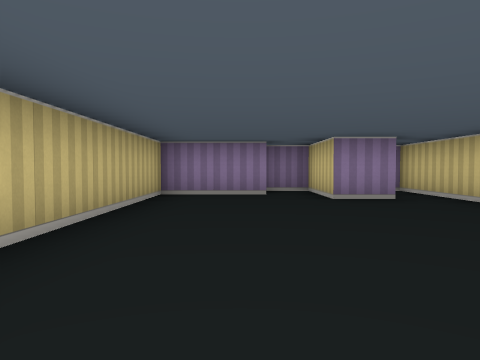
[1] (above)

16 first-person views from a walk through a cub3D level. The camera is about half as high as the walls, tilts 2° down and sees 70° across. The floor is counted in squares. Each view is taken from the middle of a square. On the plan, view 1 faces up. The plan holds only what a view shows up to about 9 squares ahead; the rest is blank.

[2]
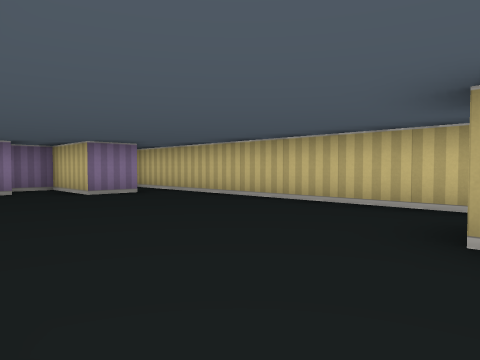

[3]
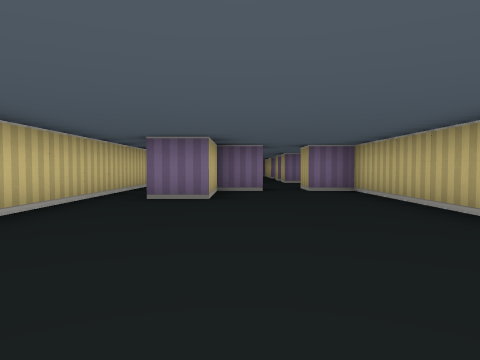

[4]
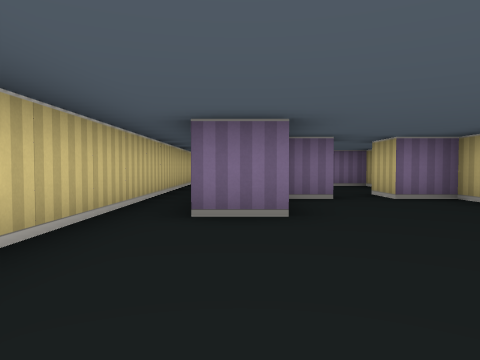

[5]
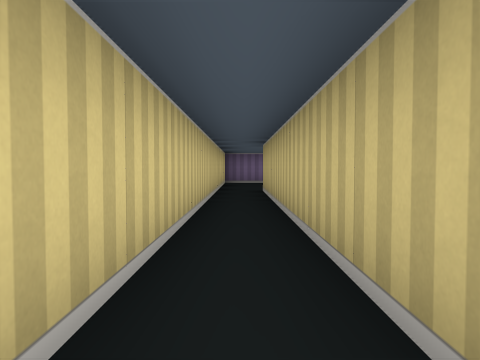

[6]
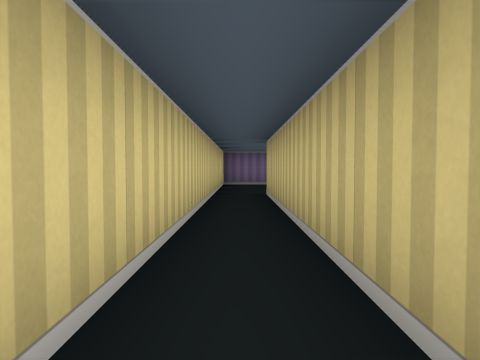

[7]
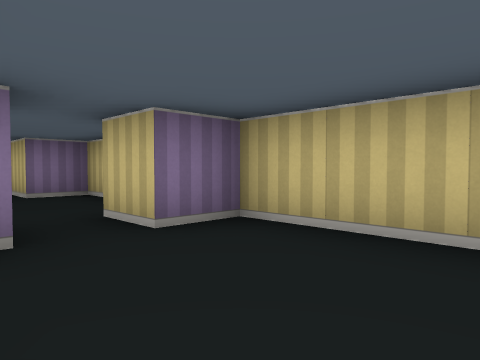

[8]
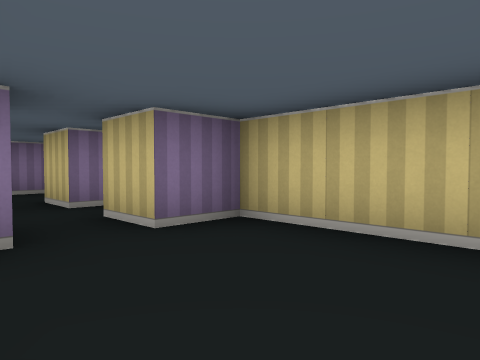

[9]
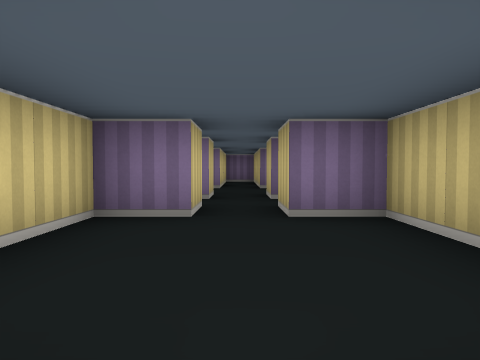

[10]
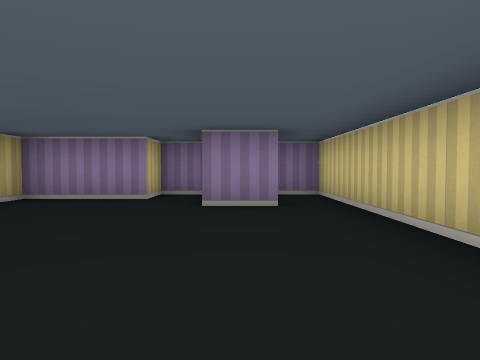

[11]
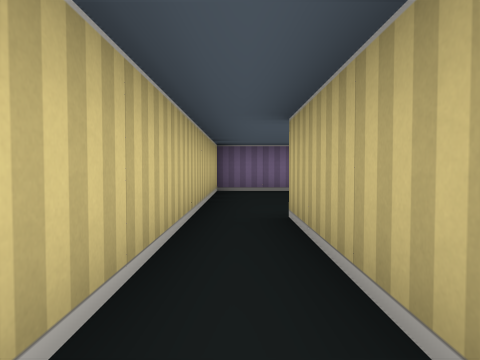

[12]
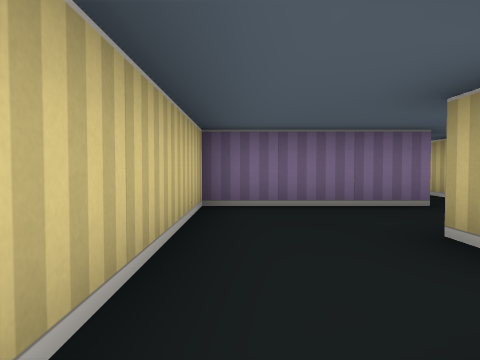

[13]
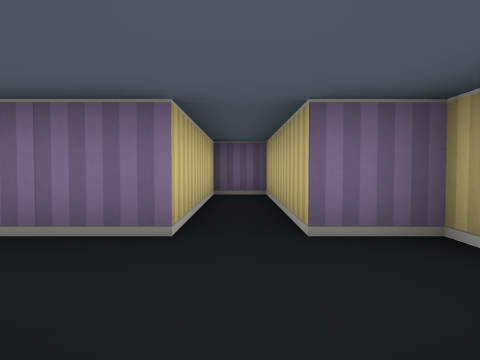

[14]
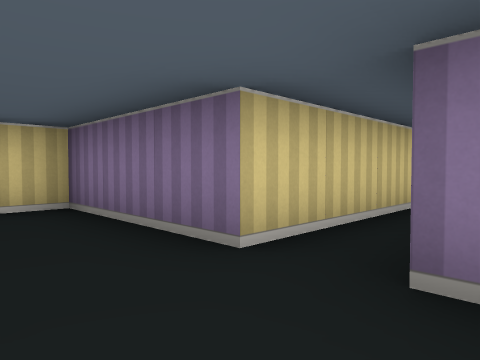

[15]
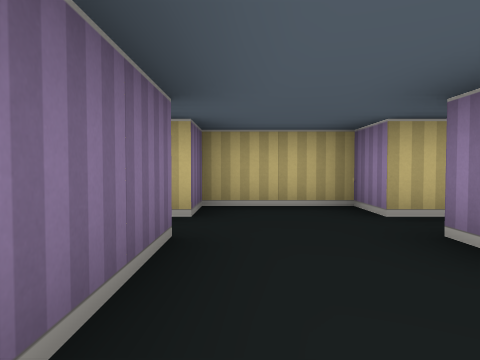

[16]
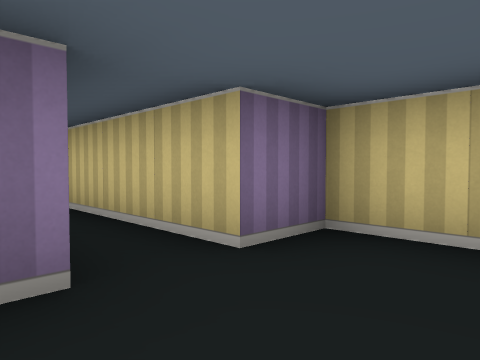

### Floor plan
Points are (right, up) in squares from view 1. A wall is a line through its corners. A room is listed if a view was taken in it or the views show most of it. See-through windows are left out.
Room 1 (views 1, 2, 3, 4, 5, 6, 7, 9, 10, 11, 12)
walls: (0.4, -2.5) (1.5, -2.5) (1.5, -0.5) (2.5, -0.5) (2.5, -7.5); (2.6, 5.5) (1.5, 5.5) (1.5, 7.5) (0.5, 7.5) (0.5, 6.5) (-1.5, 6.5) (-1.5, -2.5) (-0.5, -2.5) (-0.5, -3.5); (3.5, -7.5) (3.5, 7.5) (2.6, 7.5)
ways out: opening at (0, -3) to room 2; opening at (3, -8) to room 3
Room 2 (view 8)
walls: (0.5, -6.5) (1.5, -6.5) (1.5, -5.1); (-1.5, -4.4) (-1.5, -6.5) (-0.5, -6.5)
ways out: opening at (0, -3) to room 1; opening at (0, -7) to room 3
Room 3 (views 13, 14, 15, 16)
walls: (0.5, -9.5) (0.5, -8.5); (-1, -8.5) (-0.5, -8.5) (-0.5, -9.5) (-1.5, -9.5) (-1.5, -11.5) (-0.5, -11.5) (-0.5, -15.5) (0.5, -15.5) (0.5, -11.5) (3.5, -11.5) (3.5, -7.5); (0.5, -7.5) (0.5, -6.5); (-0.5, -6.5) (-0.5, -7.5)
ways out: opening at (3, -8) to room 1; opening at (0, -7) to room 2

Positions as (right, up) in squares from view 1, and headings:
1: (0, 0), facing up
2: (-1, -1), facing up-right
3: (1, 5), facing down
4: (2, 3), facing down
5: (3, 0), facing down
6: (3, -1), facing down
7: (1, 0), facing down-left
8: (1, -4), facing down-left
9: (0, -3), facing down
10: (2, 1), facing up
11: (3, -4), facing down
12: (3, -7), facing down
13: (0, -9), facing down
14: (-1, -10), facing down-right
15: (3, -11), facing left
16: (1, -10), facing down-left
